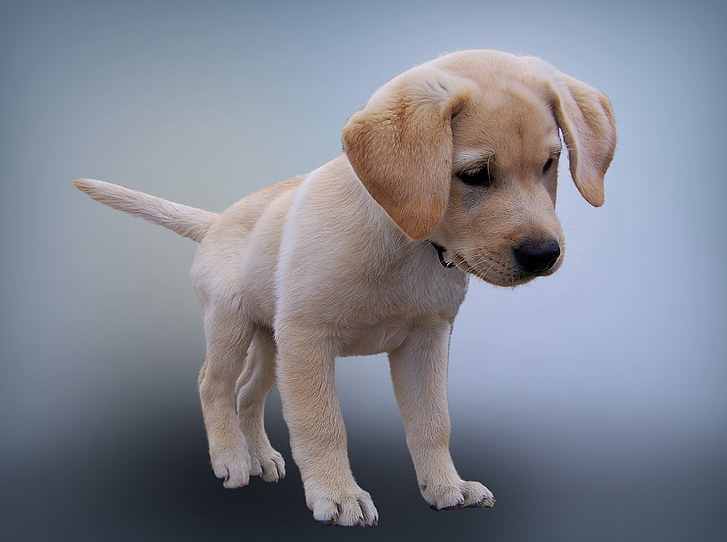
#> input picture dog.png, 727 x 542 px
$ jupyter execute --allow-errors Task4_Img__to_pencil_sketch_python.ipynb   (shell and % lines are left out)
#> lines starting #> are read from the running program, lines starting #| are printed output that depends on the picture
**LetsGrowMore: Data Science Internship**

Author: MS.Sujata Vijay Patil

Task Details:
Task 4: Image to Pencil Sketch with Python
Link:https://python.plainenglish.io/convert-a-photo-to-pencil-sketch-using-python-in-12-lines-of-code-4346426256d4

[cell 1]
from google.colab.patches import cv2_imshow

[cell 2]
import cv2
img = cv2.imread('dog.png', cv2.IMREAD_UNCHANGED)
#> img is the input picture: shape (542, 727, 3); mean B, G, R 144, 132.8, 129.3
cv2_imshow(img)

[cell 3]
import cv2
#> (the rest of this cell did not finish here and is left out)

[cell 4]
gray_image = cv2.cvtColor(img, cv2.COLOR_BGR2GRAY)
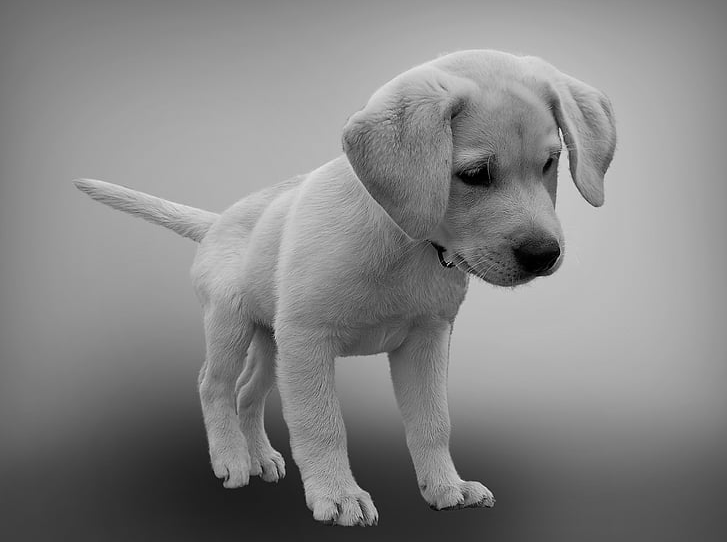
#> gray_image: shape (542, 727); min 0, max 245, mean 133
#Show the new image gray_image
cv2_imshow(gray_image)

[cell 5]
inverted_gray_image = 255 - gray_image
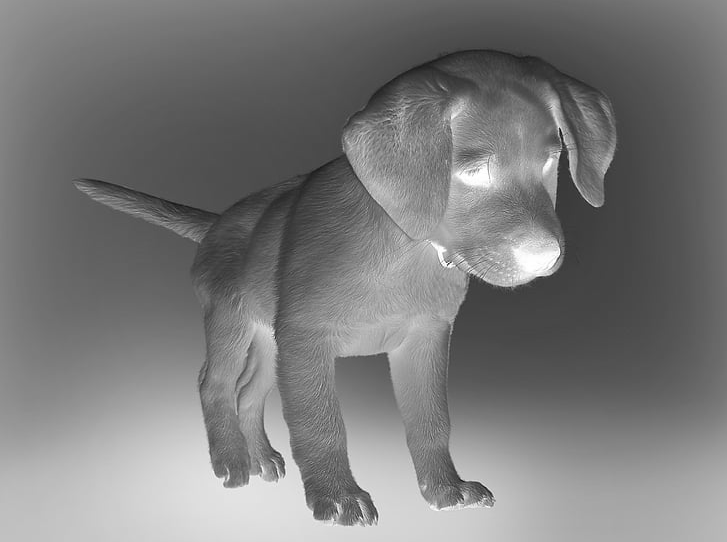
#> inverted_gray_image: shape (542, 727); min 10, max 255, mean 122

[cell 6]
blurred_img = cv2.GaussianBlur(inverted_gray_image, (21,21),0)
#Show the new image blurred_img
cv2_imshow(blurred_img)

[cell 7]
inverted_blurred_img = 255 - blurred_img

[cell 8]
pencil_sketch_IMG = cv2.divide(gray_image, inverted_blurred_img, scale = 256.0)
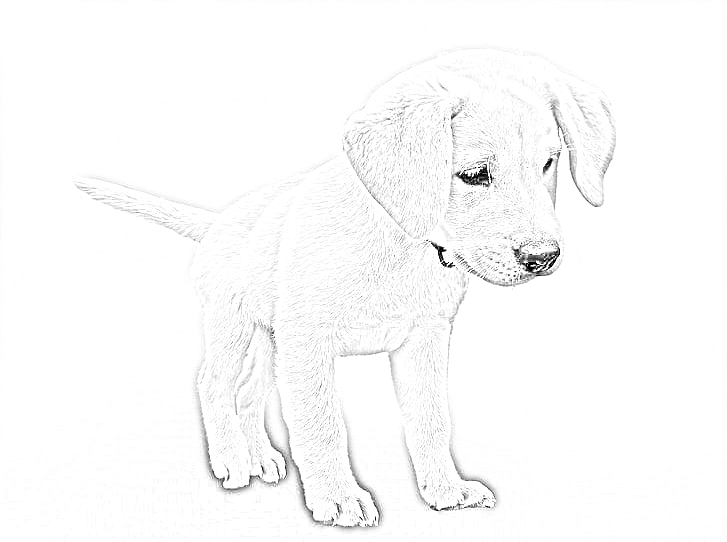
#> pencil_sketch_IMG: shape (542, 727); min 0, max 255, mean 250.9
